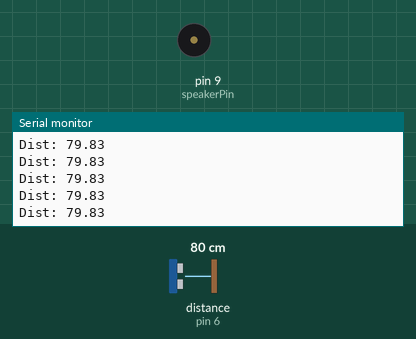
A sketch run on a simulated Arduino Uno, built with avr-gcc and run on an emulated ATmega328P. Shown: buzzer (waves = sounding, pin HIGH), the last lines printed to the serial monitor. Wiring (inferred from the names in the program): ultrasonic range finder: trigger pin 7; echo pin 6. The inputs (shaded band) are chosen by the test bench; at power-on: distance to the obstacle (sensor on pin 6) 80 cm. The echo pulse lasts 58.3 µs per cm; storage starts empty; the audio player accepts every command and is not drawn; pins used as bus, display or sensor lines are not drawn.

Above: at 1.2 s.
1.3 s: distance to the obstacle (sensor on pin 6) set to 13 cm
At 1.41 s:
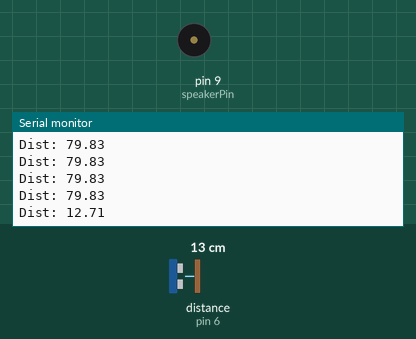
2.8 s: distance to the obstacle (sensor on pin 6) set to 10 cm
At 3.3 s:
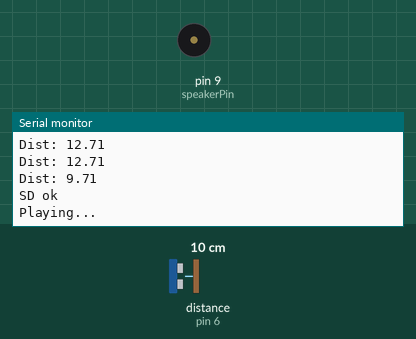
Timing chart, 0 to 5.8 s (numbered marks = the images above; inputs shaded):
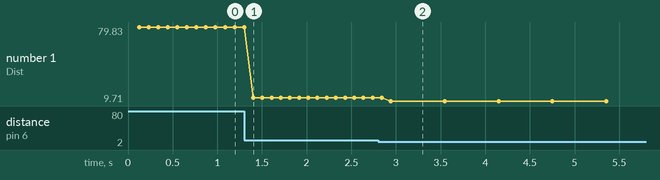

Measured:
- the behaviour switches between 12 and 11 cm on distance to the obstacle (sensor on pin 6) (found by bisection; images 1 and 2)
- after the input at 1.3 s, the serial monitor: prints a new line after 0.10 s (image 1)
- after the input at 2.8 s, the serial monitor: prints a new line after 0.14 s (image 2)
- plotted number 1: 79.83 → 12.71 after the input at 1.3 s, 12.71 → 9.71 after the input at 2.8 s

The sketch:

AlarmaConSensorMovimiento_PIR_Buzzer.ino
```cpp
#include <SD.h>
#include <TMRpcm.h>

#define SD_ChipSelectPin 10

TMRpcm tmrpcm;
int trig = 7, echo = 6;
float d;
void setup() {
  tmrpcm.speakerPin = 9;
  // se definió el pin de salida a la bocina
  pinMode(9, OUTPUT);
  pinMode(trig, OUTPUT);
  pinMode(echo, INPUT);
  Serial.begin(9600);
  Serial.println("Inicializando....");
  if (!SD.begin(SD_ChipSelectPin)){  // se checa si la tarjeta está funcionando bien
    Serial.println("SD fail");
    return;

  }
}
void loop() {
  digitalWrite(trig, HIGH);  // Establecemos el valor del pin HIGH(5V)
  delayMicroseconds(1000);   // Espera un segundo
  digitalWrite(trig, LOW);   // Valor del pin LOW(0V)

  d = pulseIn(echo, HIGH);  //Para leer cuando Echo sea HIGH
  d = (d / 2) / 29.1;       //Ecuación
  delay(100);
  Serial.print("Dist: ");
  Serial.println(d);
  if (d < 11){
    Serial.println("SD ok");
    Serial.println("Playing...");  // se reproduce el audio
    tmrpcm.play("music.wav");
    while (tmrpcm.isPlaying()) {}
    delay(500);
    tmrpcm.stopPlayback();
  }
}
```
